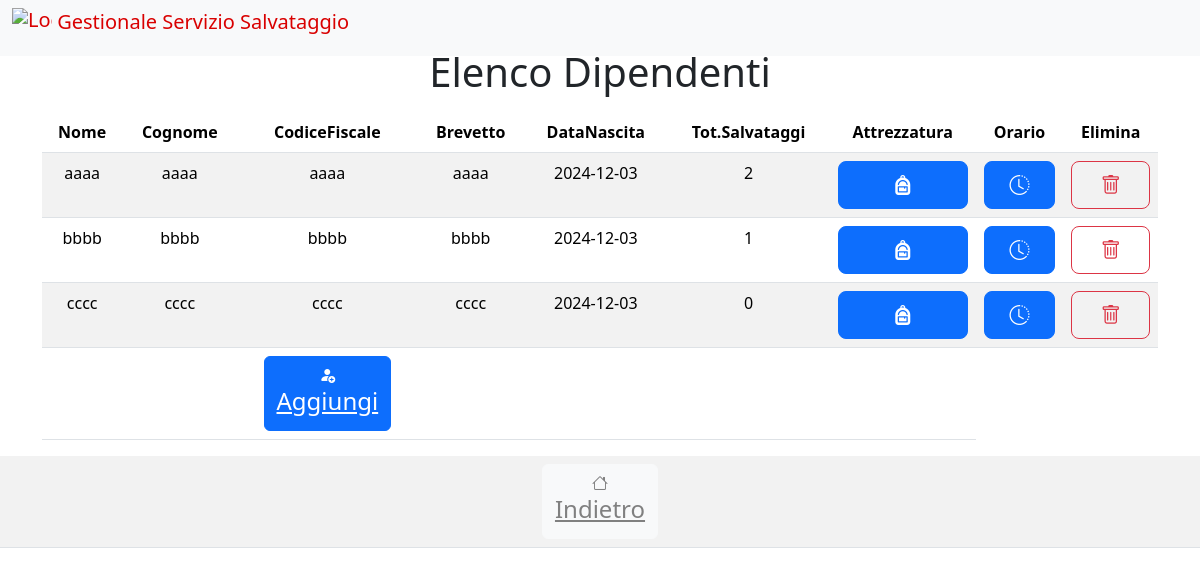
Screenshot of /html/dipendenti.php (signed in) with the database file from the repository.
### tables this page shows
CREATE TABLE `DIPENDENTE` (
  `Nome` text,
  `Cognome` text,
  `CodiceFiscale` varchar(30) NOT NULL,
  `Brevetto` varchar(15) DEFAULT NULL,
  `DataNascita` date DEFAULT NULL
);

### html/dbconnect.php (called while the page is built, shortened)
<?php
    class dbconnect {
        private $dbhost = 'localhost';
        private $username = 'user';
        private $password = 'psw';
        private $dbname = 'db_name';
        private $conn;
        public function __construct(){
            $this->conn = new mysqli($this->dbhost, $this->username, $this->password, $this->dbname);
        }
        public function query($sql){
            $result=$this->conn->query($sql);
            if ($result->num_rows > 0) {
                return $result;
            } else {
                return null;
            }
        }
    }
?>

### html/dipendenti.php (the view, shortened to what this page needs)
<?php
	include 'dbconnect.php';
?>
    <!DOCTYPE html>
    <html lang="it">
    <head>
        <link rel="stylesheet" href="https://cdn.jsdelivr.net/npm/bootstrap-icons@latest/font/bootstrap-icons.min.css">
        <link rel="stylesheet" href="https://cdn.jsdelivr.net/npm/bootstrap@latest/dist/css/bootstrap.min.css">
    </head>
    <header>
        <nav class="navbar navbar-expand-md navbar-light fixed-top bg-light">
            <div class="container-fluid">
                <div class="navbar-header">
                    <a class="navbar-brand mb-0 h1" href="#" style="color: #d90000;">
                        <img src="./img/logo.png" alt="Logo" width="40" height="40" class="d-inline-block align-text-top">
                        Gestionale Servizio Salvataggio
                    </a>
                </div>
            </div>
        </nav>
    </header>
    <body class="text-center">
        <div class="container">
            <h1 class="mt-5">Elenco Dipendenti</h1>
            <?php
            $db = new dbconnect();
            $sql = "SELECT D.*, COUNT(E.CodiceFiscale) AS TotSalvataggi FROM DIPENDENTE D LEFT JOIN EFFETTUA E ON E.CodiceFiscale = D.CodiceFiscale GROUP BY D.CodiceFiscale;";
            $result = $db->query($sql);
            echo "<table class='table table-striped mt-3'>";
            echo "<thead><tr><th>Nome</th><th>Cognome</th><th>CodiceFiscale</th><th>Brevetto</th><th>DataNascita</th><th>Tot.Salvataggi</th><th>Attrezzatura</th><th>Orario</th><th>Elimina</th></tr></thead><tbody>";
            if ($result->num_rows > 0) {
                while($row = $result->fetch_assoc()) {
                    echo "<tr><td>" . $row["Nome"] . "</td><td>" . $row["Cognome"] . "</td><td>" . $row["CodiceFiscale"] . "</td><td>" . $row["Brevetto"] . "</td><td>" . $row["DataNascita"] . "</td><td>" . $row["TotSalvataggi"] . "</td><td><form action='dipendentiattrezzatura.php' method='POST'><button class='w-100 btn btn-lg btn-primary' type='submit' name='submit' value='".$row["CodiceFiscale"]."'><i class='bi bi-backpack-fill'></i></button></form></td><td><form action='orariodipendenti.php' method='POST'><button class='w-100 btn btn-lg btn-primary' type='submit' name='submit' value='".$row["CodiceFiscale"]."'><i class='bi bi-clock-history'></i></button></form></td><td><form action='' method='POST'><button class='w-100 btn btn-lg btn-outline-danger' type='submit' name='elimina' value='".$row["CodiceFiscale"]."'><i class='bi bi-trash'></i></button></form></td></tr>";
                }
                echo "<tr><td></td><td></td><td><div type='button' class='well btn btn-primary' style='color: white'><a href='aggiungidipendenti.php' style='color: white'><i class='bi bi-person-fill-add' style='color: white'></i><h4>Aggiungi</h4></a></div></td><td></td><td></td><td></td><td></td></tr>";
            }
            echo "</tbody></table>";
            ?>
        </div>
            <table class="table table-striped mt-3">
            <tr>
            <td>
                <div type="button" class="well btn btn-light" style="color: gray">
                    <a href="homepage.php" style="color: gray">
                    <i class="bi bi-house" style="color: gray"></i>
                    <h4>Indietro</h4>
                    </a>
                </div>
            </td>
            </tr>
        </table>
    </body>
    </html>

### rows the page displays
dipendente: Nome "aaaa", Cognome "aaaa", CodiceFiscale "aaaa", Brevetto "aaaa", DataNascita "2024-12-03", TotSalvataggi "2"
dipendente: Nome "bbbb", Cognome "bbbb", CodiceFiscale "bbbb", Brevetto "bbbb", DataNascita "2024-12-03", TotSalvataggi "1"
dipendente: Nome "cccc", Cognome "cccc", CodiceFiscale "cccc", Brevetto "cccc", DataNascita "2024-12-03", TotSalvataggi "0"
